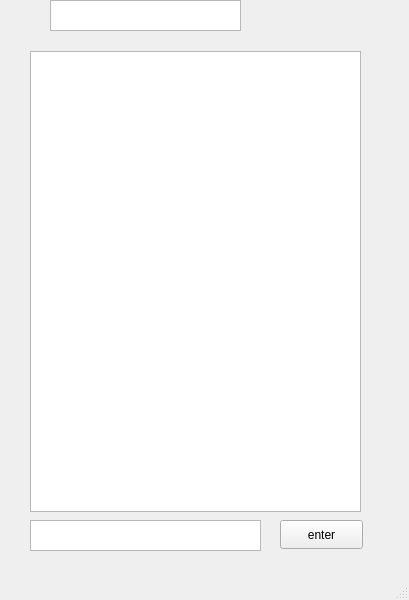
<?xml version="1.0" encoding="UTF-8"?>
<ui version="4.0">
 <class>MainWindow</class>
 <widget class="QMainWindow" name="MainWindow">
  <property name="geometry">
   <rect>
    <x>0</x>
    <y>0</y>
    <width>409</width>
    <height>600</height>
   </rect>
  </property>
  <property name="windowTitle">
   <string>MainWindow</string>
  </property>
  <widget class="QWidget" name="centralwidget">
   <widget class="QTextBrowser" name="textBrowser_2">
    <property name="geometry">
     <rect>
      <x>50</x>
      <y>0</y>
      <width>191</width>
      <height>31</height>
     </rect>
    </property>
   </widget>
   <widget class="QTextBrowser" name="textBrowser">
    <property name="geometry">
     <rect>
      <x>30</x>
      <y>51</y>
      <width>331</width>
      <height>461</height>
     </rect>
    </property>
   </widget>
   <widget class="QPushButton" name="pushButton">
    <property name="geometry">
     <rect>
      <x>280</x>
      <y>520</y>
      <width>83</width>
      <height>29</height>
     </rect>
    </property>
    <property name="text">
     <string>enter</string>
    </property>
   </widget>
   <widget class="QTextEdit" name="textEdit_2">
    <property name="geometry">
     <rect>
      <x>30</x>
      <y>520</y>
      <width>231</width>
      <height>31</height>
     </rect>
    </property>
   </widget>
  </widget>
  <widget class="QMenuBar" name="menubar">
   <property name="geometry">
    <rect>
     <x>0</x>
     <y>0</y>
     <width>409</width>
     <height>25</height>
    </rect>
   </property>
  </widget>
  <widget class="QStatusBar" name="statusbar"/>
 </widget>
 <resources/>
 <connections/>
</ui>
